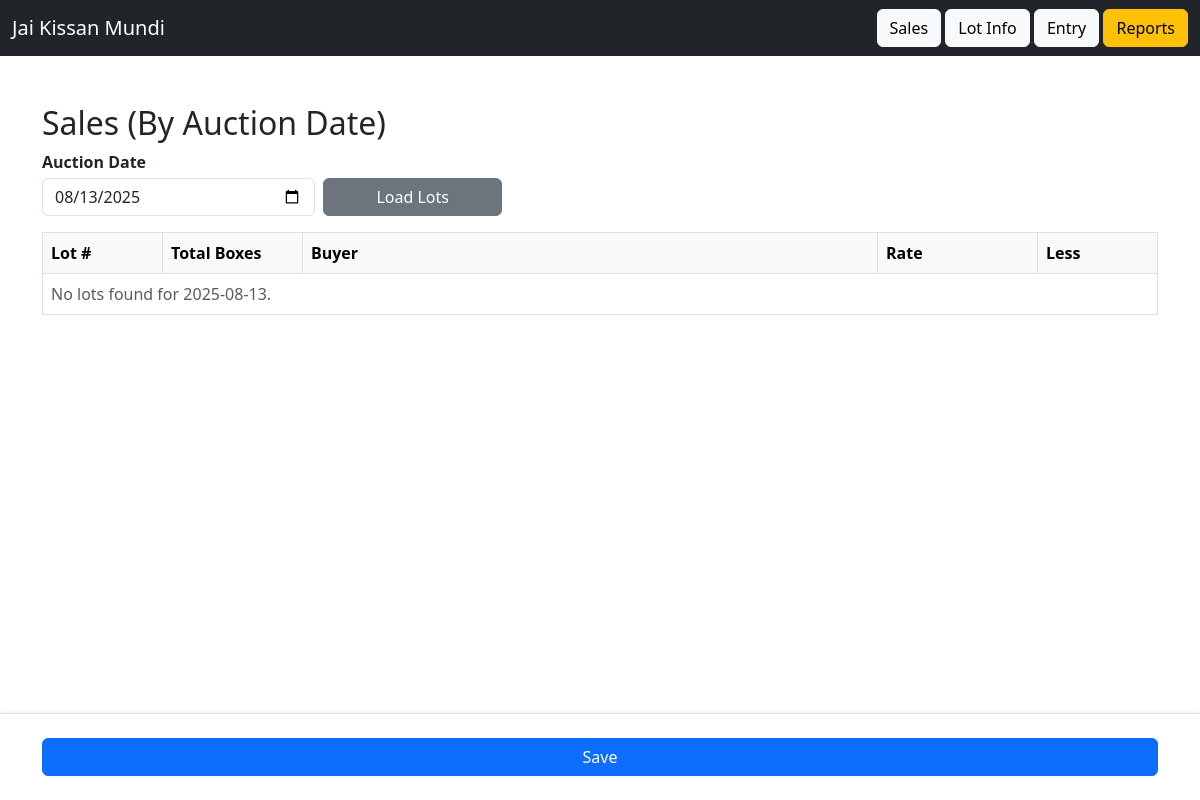
Before: /sales with the older database file.
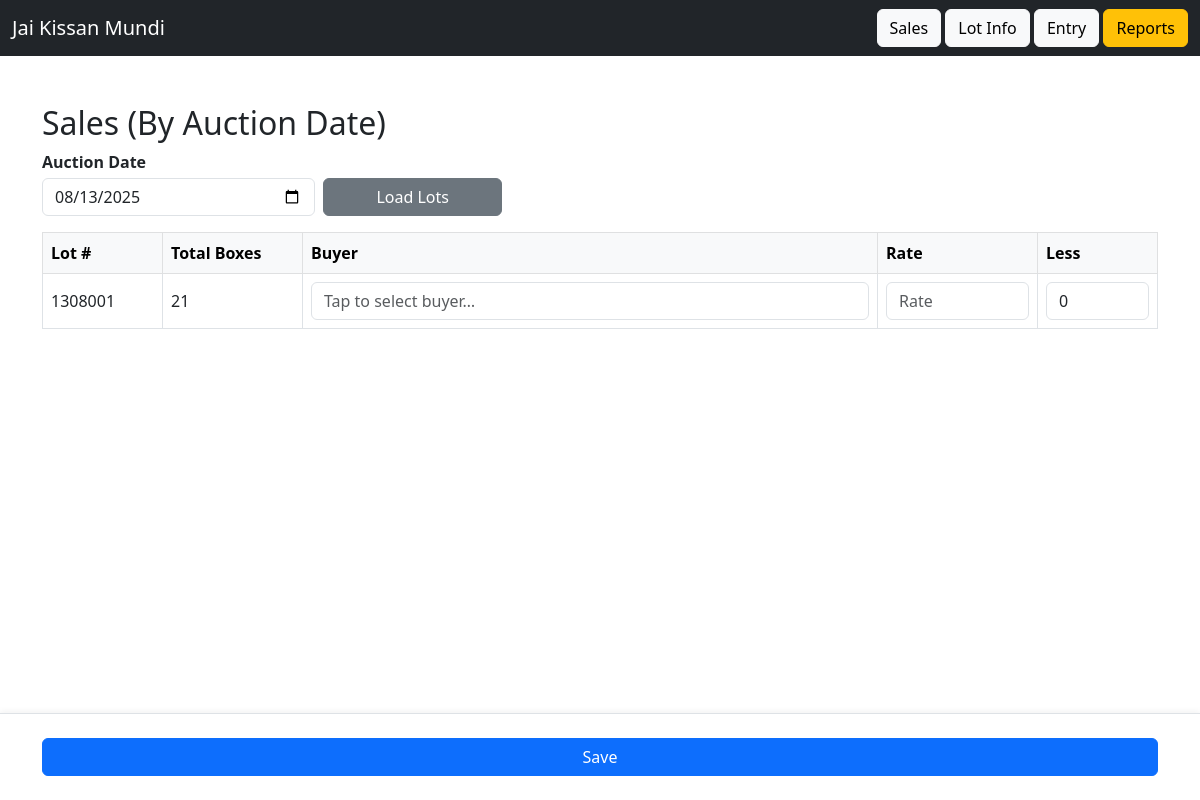
After: the same page with the newer database file.
### app/models.py (models this page shows)
class LotInfo(db.Model):
    id = db.Column(db.Integer, primary_key=True)
    driver_patti_id = db.Column(db.Integer, db.ForeignKey('driver_patti.id'))
    farmer_id = db.Column(db.Integer, db.ForeignKey('farmer.id'))
    lot_number = db.Column(db.String(50))
    jk_boxes = db.Column(db.Integer)
    other_boxes = db.Column(db.Integer)
    transport_rate = db.Column(db.Float)
    total_boxes = db.Column(db.Integer)
    transport_amount = db.Column(db.Float)
    date = db.Column(db.String(20))

### app/routes.py (the view, shortened to what this page needs)
@main.route("/sales", methods=["GET", "POST"])
def sales():
    today_str = date.today().isoformat()
    date_val = request.args.get("date", today_str)
    conn = get_db_connection()
    cur = conn.cursor()
    cur.execute("""
        SELECT
            li.id AS lot_id,
            li.lot_number,
            COALESCE(li.jk_boxes, 0) + COALESCE(li.other_boxes, 0) AS total_boxes
        FROM lot_info li
        JOIN driver_patti dp ON li.driver_patti_id = dp.id
        WHERE dp.date = ?
        ORDER BY li.lot_number
    """, (date_val,))
    lots = cur.fetchall()
    sales_map = {}
    if lots:
        lot_ids = [str(r["lot_id"]) for r in lots]
        placeholders = ",".join(["?"] * len(lot_ids))
        cur.execute(f"""
            SELECT lot_id, buyer_id, rate, less
            FROM sales
            WHERE lot_id IN ({placeholders})
        """, lot_ids)
        for r in cur.fetchall():
            sales_map[r["lot_id"]] = {
                "buyer_id": r["buyer_id"],
                "rate": r["rate"],
                "less": r["less"],
            }
    conn.close()
    return render_template("sales.html", date_val=date_val, lots=lots, sales_map=sales_map)

### app/routes.py (called while the page is built)
def get_db_connection():
    conn = sqlite3.connect(DB_PATH)
    conn.row_factory = sqlite3.Row  # Allows accessing columns by name
    return conn

### app/templates/sales.html (shortened to what this page needs)
{% extends 'base.html' %}
{% block content %}
<h2 class="mt-2">Sales (By Auction Date)</h2>
<div class="position-fixed top-0 end-0 p-3" style="z-index: 1080">
</div>
<form class="mb-3" method="get" action="{{ url_for('main.sales') }}">
  <div class="row g-2 align-items-end">
    <div class="col-12 col-sm-6 col-md-3">
      <label for="sales_date" class="form-label mb-1">Auction Date</label>
      <input type="date" id="sales_date" name="date" class="form-control" value="{{ date_val }}" required>
    </div>
    <div class="col-6 col-md-2 d-grid">
      <button type="submit" class="btn btn-secondary">Load Lots</button>
    </div>
  </div>
</form>
<form method="post" action="{{ url_for('main.sales') }}" id="salesForm">
  <div class="table-responsive d-none d-sm-block">
    <table class="table table-bordered align-middle">
      <thead class="table-light">
        <tr>
          <th style="width:120px;">Lot #</th>
          <th style="width:140px;">Total Boxes</th>
          <th>Buyer</th>
          <th style="width:160px;">Rate</th>
          <th style="width:120px;">Less</th>
        </tr>
      </thead>
      <tbody>
        {% if lots %}
          {% for row in lots %}
            {% set s = sales_map.get(row['lot_id']) %}
            <tr>
              <td>{{ row['lot_number'] }}</td>
              <td>{{ row['total_boxes'] }}</td>
              <td>
                <input
                  class="form-control buyer_search"
                  placeholder="Tap to select buyer…"
                  id="buyer_input_{{ row['lot_id'] }}"
                  autocomplete="off" readonly>
              </td>
              <td>
                <input type="number" step="0.01" inputmode="decimal" name="rate_{{ row['lot_id'] }}"
                       class="form-control" placeholder="Rate"
                       value="{{ '{:.2f}'.format(s['rate']) if s and s['rate'] is not none else '' }}">
              </td>
              <td>
                <input type="number" step="1" inputmode="numeric" pattern="[0-9]*" name="less_{{ row['lot_id'] }}"
                       class="form-control" placeholder="0"
                       value="{{ s['less'] if s and s['less'] is not none else '0' }}">
              </td>
            </tr>
          {% endfor %}
        {% else %}
          <tr><td colspan="5" class="text-muted">No lots found for {{ date_val }}.</td></tr>
        {% endif %}
      </tbody>
    </table>
  </div>
  <div style="height: 88px;"></div>
  <div class="floating-save-bar">
    <div class="container d-flex align-items-center gap-3">
      <button type="submit" class="btn btn-primary w-100 w-sm-auto">Save</button>
    </div>
  </div>
</form>
{% endblock %}

Changed rows visible on the page:
added LotInfo: lot_number "1308001", total_boxes "21", s "0"
Other visible differences:
{{ date_val }}: "2025-08-13" → (not shown)
text no longer shown: "No lots found for ."
